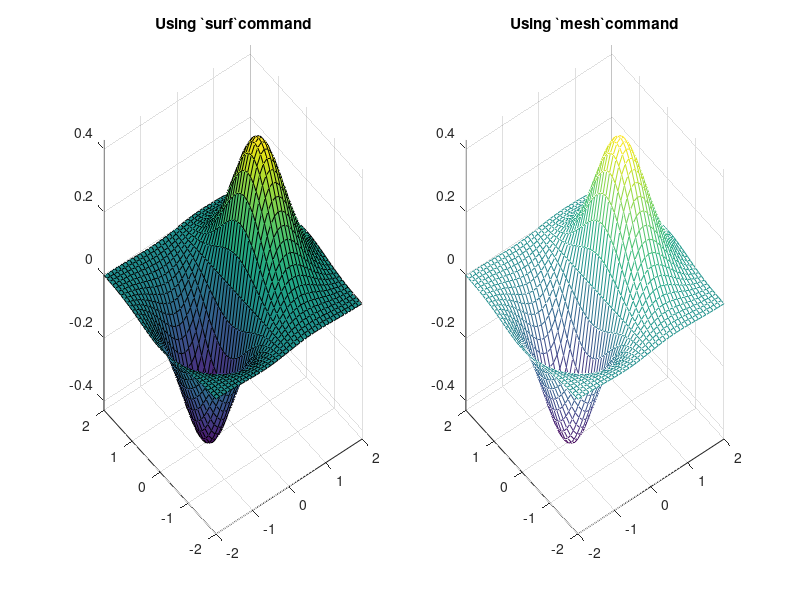

Reproduce this figure in MATLAB.
x = -2:0.1:2; y = x;
[X, Y] = meshgrid(x, y);
Z = X .* exp(-X.^2 -Y.^2);

figure();
subplot(1, 2, 1)
surf(X, Y, Z);          % draw a surface using `surf` command
axis tight; grid on;
title('Using `surf`command')
subplot(1, 2, 2)
mesh(X, Y, Z);          % draw a surface using `mesh` command
title('Using `mesh`command')
axis tight; grid on;